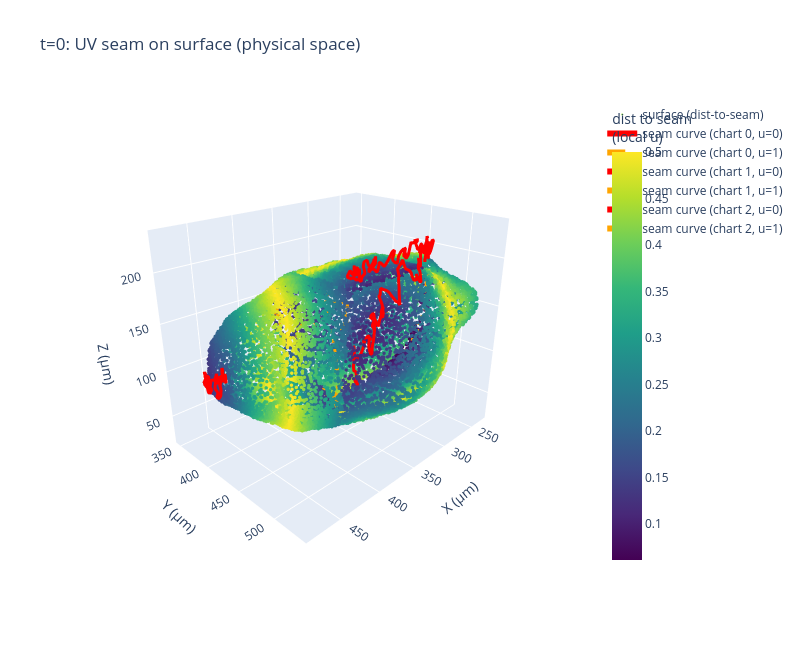
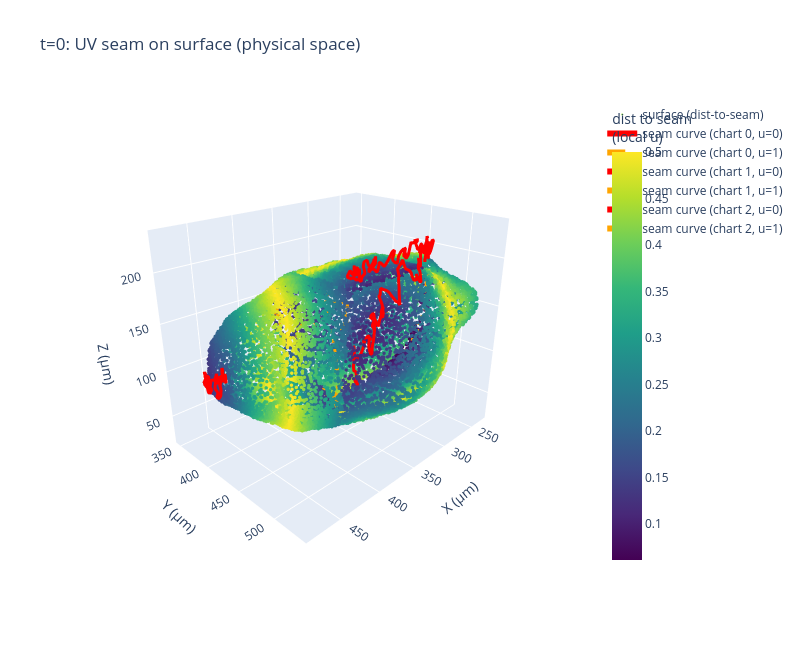

Source (notebook cell) for these figures, in order:
### Markdown cell above
## Visualize the surface and the UV seam in 3D

The 2D UV scatter above shows the flattened chart; this renders the same points back in
their physical 3D positions (µm, using `INTENSITY_LEVEL`'s voxel size) so the seam's actual
location on the embryo surface is visible. The cloud is colored by distance-to-seam in local
UV space (`min(u_local, 1-u_local)`, zero at the cut) with a **sequential** colorscale on
purpose — a cyclic one would visually smooth over exactly the discontinuity we're trying to
show.

Rather than guessing at the seam's location from however densely the *training* point cloud
happens to sample near the boundary, the seam itself is traced directly: query the trained
model's UV→3D map (`eval_surface`) along `u=0` and `u=1` for `v` swept across `[0, 1]` — the
two edges of the UV chart that represent the same physical cut — and draw each as a 3D line.
If the two curves coincide, the cut is well "glued"; if they diverge, that's a real,
visible measure of how well the NuvoMLP's cycle-consistency loss (`three_two_three_loss`/
`two_three_two_loss` in `seamless/cartography/nuvo_losses.py`) has actually converged for
this training run — worth knowing given this notebook's cold-start config uses few
iterations and `phase_b_ratio=0`. Rotate/zoom/pan directly in the notebook (Plotly, not
napari — no separate window).

### Code cell
def plot_uv_seam_3d(param, voxel_size_um, translation, n_seam_samples=400,
                     title="UV seam on surface (physical space)"):
    """Interactive 3D Plotly view of a trained Parameterizer's surface, with the UV
    seam traced directly from the network's UV->3D mapping (not inferred from the
    training point cloud's incidental density near the cut).

    Args:
        param: A trained `Parameterizer` (`.train()` already called).
        voxel_size_um: (z, y, x) microns per voxel for the level `param.points_voxel` is in.
        translation:   (z, y, x) physical offset (µm) for that same level.
        n_seam_samples: Number of points sampled along each chart's seam curve.
    """
    scale = np.asarray(voxel_size_um, dtype=np.float64)
    trans = np.asarray(translation, dtype=np.float64)

    def to_um(pts_voxel):
        return pts_voxel * scale + trans  # (Z, Y, X) order preserved

    pts = param.points_voxel.numpy()
    uv_map = param.get_uv_map()
    chart_ids = param.chart_ids
    pts_um = to_um(pts)

    u_local = uv_map[:, 0] - chart_ids
    d_seam = np.minimum(u_local, 1.0 - u_local)   # 0 at the seam, 0.5 antipodal to it

    # pts_um columns are (Z, Y, X); plot as (X, Y, Z) for a conventional right-handed view
    x, y, z = pts_um[:, 2], pts_um[:, 1], pts_um[:, 0]

    main_trace = go.Scatter3d(
        x=x, y=y, z=z, mode="markers", name="surface (dist-to-seam)",
        marker=dict(
            size=2, color=d_seam, colorscale="Viridis", showscale=True,
            colorbar=dict(title="dist to seam<br>(local u)"),
        ),
    )

    # Trace the seam curve itself: query the trained model at u=0 and u=1 (the two
    # edges of each chart's UV square -- the same physical cut) across the full v
    # range, per chart. This is the ground truth for "where is the seam", independent
    # of how the training point cloud happened to sample near it.
    model = param.get_model()
    pts_mean = param.pts_mean.numpy()
    pts_std = float(param.pts_std)
    v_line = np.linspace(0.0, 1.0, n_seam_samples, dtype=np.float32)
    edge_style = {0.0: dict(color="red", dash=None), 1.0: dict(color="orange", dash="dash")}

    seam_traces = []
    for chart in np.unique(chart_ids):
        edge_um = {}
        for u_edge in edge_style:
            uv_edge = np.stack([np.full_like(v_line, u_edge), v_line], axis=1)
            xyz_norm_edge = eval_surface(model, uv_edge, chart_idx=int(chart), device=param.device)
            edge_um[u_edge] = to_um(xyz_norm_edge * pts_std + pts_mean)

        # Since u=0 and u=1 are the *same* physical cut, a perfectly cycle-consistent
        # model would place them at identical 3D positions -- any gap is a direct,
        # measurable sign of how well the NuvoMLP's cut is actually "glued".
        gap = np.linalg.norm(edge_um[0.0] - edge_um[1.0], axis=1)
        print(f"[{title}] chart {chart}: NuVo seam gap between u=0/u=1 curves -- "
              f"mean {gap.mean():.1f} um, max {gap.max():.1f} um")

        for u_edge, style in edge_style.items():
            pts_um_edge = edge_um[u_edge]
            xs, ys, zs = pts_um_edge[:, 2], pts_um_edge[:, 1], pts_um_edge[:, 0]
            seam_traces.append(go.Scatter3d(
                x=xs, y=ys, z=zs, mode="lines",
                line=dict(color=style["color"], width=6, dash=style["dash"]),
                name=f"seam curve (chart {chart}, u={u_edge:g})",
            ))

    fig = go.Figure(data=[main_trace, *seam_traces])
    fig.update_layout(
        title=title,
        showlegend=True,
        scene=dict(
            aspectmode="data",
            xaxis_title="X (µm)", yaxis_title="Y (µm)", zaxis_title="Z (µm)",
            camera=dict(eye=dict(x=1.6, y=1.6, z=1.0)),
        ),
        width=800, height=650,
    )
    fig.show()
    return fig


level0 = ds.get_level(INTENSITY_LEVEL)
plot_uv_seam_3d(
    p0, voxel_size_um=level0.voxel_size_um, translation=level0.translation[-3:],
    title="t=0: UV seam on surface (physical space)",
)

### Figure 1 — Plotly figure (JSON) as saved in the notebook; plotly's stock layout.template omitted (floating-point values rounded to 4 significant figures; data arrays with more than 128 entries replaced by an {"elided": "..."} marker saying what was removed)
{"data": [{"marker": {"color": {"elided": "20000 float values"}, "colorbar": {"title": {"text": "dist to seam<br>(local u)"}}, "colorscale": [[0, "#440154"], [0.1111, "#482878"], [0.2222, "#3e4989"], [0.3333, "#31688e"], [0.4444, "#26828e"], [0.5556, "#1f9e89"], [0.6667, "#35b779"], [0.7778, "#6ece58"], [0.8889, "#b5de2b"], [1, "#fde725"]], "showscale": true, "size": 2}, "mode": "markers", "name": "surface (dist-to-seam)", "type": "scatter3d", "x": {"elided": "20000 float values"}, "y": {"elided": "20000 float values"}, "z": {"elided": "20000 float values"}}, {"line": {"color": "red", "width": 6}, "mode": "lines", "name": "seam curve (chart 0, u=0)", "type": "scatter3d", "x": {"elided": "400 float values"}, "y": {"elided": "400 float values"}, "z": {"elided": "400 float values"}}, {"line": {"color": "orange", "dash": "dash", "width": 6}, "mode": "lines", "name": "seam curve (chart 0, u=1)", "type": "scatter3d", "x": {"elided": "400 float values"}, "y": {"elided": "400 float values"}, "z": {"elided": "400 float values"}}, {"line": {"color": "red", "width": 6}, "mode": "lines", "name": "seam curve (chart 1, u=0)", "type": "scatter3d", "x": {"elided": "400 float values"}, "y": {"elided": "400 float values"}, "z": {"elided": "400 float values"}}, {"line": {"color": "orange", "dash": "dash", "width": 6}, "mode": "lines", "name": "seam curve (chart 1, u=1)", "type": "scatter3d", "x": {"elided": "400 float values"}, "y": {"elided": "400 float values"}, "z": {"elided": "400 float values"}}, {"line": {"color": "red", "width": 6}, "mode": "lines", "name": "seam curve (chart 2, u=0)", "type": "scatter3d", "x": {"elided": "400 float values"}, "y": {"elided": "400 float values"}, "z": {"elided": "400 float values"}}, {"line": {"color": "orange", "dash": "dash", "width": 6}, "mode": "lines", "name": "seam curve (chart 2, u=1)", "type": "scatter3d", "x": {"elided": "400 float values"}, "y": {"elided": "400 float values"}, "z": {"elided": "400 float values"}}], "layout": {"height": 650, "scene": {"aspectmode": "data", "camera": {"eye": {"x": 1.6, "y": 1.6, "z": 1}}, "xaxis": {"title": {"text": "X (µm)"}}, "yaxis": {"title": {"text": "Y (µm)"}}, "zaxis": {"title": {"text": "Z (µm)"}}}, "showlegend": true, "title": {"text": "t=0: UV seam on surface (physical space)"}, "width": 800}}

### Figure 2 — Plotly figure (JSON) as saved in the notebook; plotly's stock layout.template omitted (floating-point values rounded to 4 significant figures; data arrays with more than 128 entries replaced by an {"elided": "..."} marker saying what was removed)
{"data": [{"marker": {"color": {"elided": "20000 float values"}, "colorbar": {"title": {"text": "dist to seam<br>(local u)"}}, "colorscale": [[0, "#440154"], [0.1111, "#482878"], [0.2222, "#3e4989"], [0.3333, "#31688e"], [0.4444, "#26828e"], [0.5556, "#1f9e89"], [0.6667, "#35b779"], [0.7778, "#6ece58"], [0.8889, "#b5de2b"], [1, "#fde725"]], "showscale": true, "size": 2}, "mode": "markers", "name": "surface (dist-to-seam)", "type": "scatter3d", "x": {"elided": "20000 float values"}, "y": {"elided": "20000 float values"}, "z": {"elided": "20000 float values"}}, {"line": {"color": "red", "width": 6}, "mode": "lines", "name": "seam curve (chart 0, u=0)", "type": "scatter3d", "x": {"elided": "400 float values"}, "y": {"elided": "400 float values"}, "z": {"elided": "400 float values"}}, {"line": {"color": "orange", "dash": "dash", "width": 6}, "mode": "lines", "name": "seam curve (chart 0, u=1)", "type": "scatter3d", "x": {"elided": "400 float values"}, "y": {"elided": "400 float values"}, "z": {"elided": "400 float values"}}, {"line": {"color": "red", "width": 6}, "mode": "lines", "name": "seam curve (chart 1, u=0)", "type": "scatter3d", "x": {"elided": "400 float values"}, "y": {"elided": "400 float values"}, "z": {"elided": "400 float values"}}, {"line": {"color": "orange", "dash": "dash", "width": 6}, "mode": "lines", "name": "seam curve (chart 1, u=1)", "type": "scatter3d", "x": {"elided": "400 float values"}, "y": {"elided": "400 float values"}, "z": {"elided": "400 float values"}}, {"line": {"color": "red", "width": 6}, "mode": "lines", "name": "seam curve (chart 2, u=0)", "type": "scatter3d", "x": {"elided": "400 float values"}, "y": {"elided": "400 float values"}, "z": {"elided": "400 float values"}}, {"line": {"color": "orange", "dash": "dash", "width": 6}, "mode": "lines", "name": "seam curve (chart 2, u=1)", "type": "scatter3d", "x": {"elided": "400 float values"}, "y": {"elided": "400 float values"}, "z": {"elided": "400 float values"}}], "layout": {"height": 650, "scene": {"aspectmode": "data", "camera": {"eye": {"x": 1.6, "y": 1.6, "z": 1}}, "xaxis": {"title": {"text": "X (µm)"}}, "yaxis": {"title": {"text": "Y (µm)"}}, "zaxis": {"title": {"text": "Z (µm)"}}}, "showlegend": true, "title": {"text": "t=0: UV seam on surface (physical space)"}, "width": 800}}
